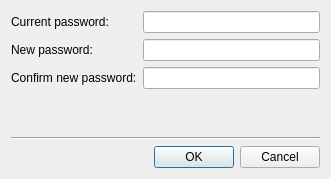
<?xml version="1.0" encoding="UTF-8"?>
<ui version="4.0">
 <class>ChangePassword</class>
 <widget class="QDialog" name="ChangePassword">
  <property name="geometry">
   <rect>
    <x>0</x>
    <y>0</y>
    <width>331</width>
    <height>179</height>
   </rect>
  </property>
  <property name="windowTitle">
   <string>Change Password</string>
  </property>
  <layout class="QVBoxLayout" name="_2">
   <item>
    <layout class="QGridLayout" name="_3">
     <item row="2" column="1">
      <widget class="QLineEdit" name="le_pwver">
       <property name="echoMode">
        <enum>QLineEdit::Password</enum>
       </property>
      </widget>
     </item>
     <item row="0" column="1">
      <widget class="QLineEdit" name="le_pwcur">
       <property name="echoMode">
        <enum>QLineEdit::Password</enum>
       </property>
      </widget>
     </item>
     <item row="2" column="0">
      <widget class="QLabel" name="lb_pwver">
       <property name="text">
        <string>Confirm new password:</string>
       </property>
      </widget>
     </item>
     <item row="0" column="0">
      <widget class="QLabel" name="lb_pwcur">
       <property name="text">
        <string>Current password:</string>
       </property>
      </widget>
     </item>
     <item row="1" column="1">
      <widget class="QLineEdit" name="le_pwnew">
       <property name="echoMode">
        <enum>QLineEdit::Password</enum>
       </property>
      </widget>
     </item>
     <item row="1" column="0">
      <widget class="QLabel" name="lb_pwnew">
       <property name="text">
        <string>New password:</string>
       </property>
      </widget>
     </item>
    </layout>
   </item>
   <item>
    <spacer name="Spacer2">
     <property name="orientation">
      <enum>Qt::Vertical</enum>
     </property>
     <property name="sizeType">
      <enum>QSizePolicy::Expanding</enum>
     </property>
     <property name="sizeHint" stdset="0">
      <size>
       <width>20</width>
       <height>16</height>
      </size>
     </property>
    </spacer>
   </item>
   <item>
    <widget class="Line" name="Line1">
     <property name="frameShape">
      <enum>QFrame::HLine</enum>
     </property>
     <property name="frameShadow">
      <enum>QFrame::Sunken</enum>
     </property>
    </widget>
   </item>
   <item>
    <layout class="QHBoxLayout">
     <item>
      <widget class="BusyWidget" name="busy" native="true"/>
     </item>
     <item>
      <widget class="QDialogButtonBox" name="buttonBox">
       <property name="standardButtons">
        <set>QDialogButtonBox::Cancel|QDialogButtonBox::Ok</set>
       </property>
      </widget>
     </item>
    </layout>
   </item>
  </layout>
 </widget>
 <layoutdefault spacing="6" margin="11"/>
 <customwidgets>
  <customwidget>
   <class>BusyWidget</class>
   <extends>QWidget</extends>
   <header>busywidget.h</header>
   <container>1</container>
  </customwidget>
 </customwidgets>
 <tabstops>
  <tabstop>le_pwcur</tabstop>
  <tabstop>le_pwnew</tabstop>
  <tabstop>le_pwver</tabstop>
 </tabstops>
 <resources/>
 <connections/>
</ui>
